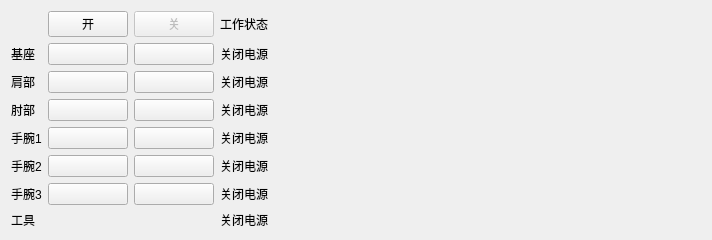
        <widget class="QWidget" name="tab_3">
         <attribute name="title">
          <string>初始化机器人</string>
         </attribute>
         <layout class="QHBoxLayout" name="horizontalLayout">
          <item>
           <layout class="QGridLayout" name="gridLayout">
            <item row="0" column="1">
             <widget class="QPushButton" name="robotOpen">
              <property name="minimumSize">
               <size>
                <width>0</width>
                <height>0</height>
               </size>
              </property>
              <property name="text">
               <string>开</string>
              </property>
             </widget>
            </item>
            <item row="0" column="2">
             <widget class="QPushButton" name="robotClose">
              <property name="enabled">
               <bool>false</bool>
              </property>
              <property name="text">
               <string>关</string>
              </property>
             </widget>
            </item>
            <item row="0" column="3">
             <widget class="QLabel" name="label_19">
              <property name="text">
               <string>工作状态</string>
              </property>
             </widget>
            </item>
            <item row="1" column="0">
             <widget class="QLabel" name="label_2">
              <property name="sizePolicy">
               <sizepolicy hsizetype="Preferred" vsizetype="Preferred">
                <horstretch>0</horstretch>
                <verstretch>0</verstretch>
               </sizepolicy>
              </property>
              <property name="text">
               <string>基座</string>
              </property>
             </widget>
            </item>
            <item row="1" column="1">
             <widget class="QPushButton" name="joint0MoveL">
              <property name="sizePolicy">
               <sizepolicy hsizetype="Minimum" vsizetype="Fixed">
                <horstretch>0</horstretch>
                <verstretch>0</verstretch>
               </sizepolicy>
              </property>
              <property name="layoutDirection">
               <enum>Qt::LeftToRight</enum>
              </property>
              <property name="autoFillBackground">
               <bool>false</bool>
              </property>
              <property name="styleSheet">
               <string notr="true">background-image: url(:/pic/icon/Left1.png);
</string>
              </property>
              <property name="text">
               <string/>
              </property>
             </widget>
            </item>
            <item row="1" column="2">
             <widget class="QPushButton" name="joint0MoveR">
              <property name="sizePolicy">
               <sizepolicy hsizetype="Minimum" vsizetype="Fixed">
                <horstretch>0</horstretch>
                <verstretch>0</verstretch>
               </sizepolicy>
              </property>
              <property name="styleSheet">
               <string notr="true">background-image: url(:/pic/icon/Right1.png);</string>
              </property>
              <property name="text">
               <string/>
              </property>
             </widget>
            </item>
            <item row="1" column="3">
             <widget class="QLabel" name="joint0WorkMode">
              <property name="text">
               <string>关闭电源</string>
              </property>
             </widget>
            </item>
            <item row="2" column="0">
             <widget class="QLabel" name="label_13">
              <property name="text">
               <string>肩部</string>
              </property>
             </widget>
            </item>
            <item row="2" column="1">
             <widget class="QPushButton" name="joint1MoveL">
              <property name="layoutDirection">
               <enum>Qt::LeftToRight</enum>
              </property>
              <property name="autoFillBackground">
               <bool>false</bool>
              </property>
              <property name="styleSheet">
               <string notr="true">background-image: url(:/pic/icon/Left1.png);
</string>
              </property>
              <property name="text">
               <string/>
              </property>
             </widget>
            </item>
            <item row="2" column="2">
             <widget class="QPushButton" name="joint1MoveR">
              <property name="styleSheet">
               <string notr="true">background-image: url(:/pic/icon/Right1.png);</string>
              </property>
              <property name="text">
               <string/>
              </property>
             </widget>
            </item>
            <item row="2" column="3">
             <widget class="QLabel" name="joint1WorkMode">
              <property name="text">
               <string>关闭电源</string>
              </property>
             </widget>
            </item>
            <item row="3" column="0">
             <widget class="QLabel" name="label_14">
              <property name="text">
               <string>肘部</string>
              </property>
             </widget>
            </item>
            <item row="3" column="1">
             <widget class="QPushButton" name="joint2MoveL">
              <property name="layoutDirection">
               <enum>Qt::LeftToRight</enum>
              </property>
              <property name="autoFillBackground">
               <bool>false</bool>
              </property>
              <property name="styleSheet">
               <string notr="true">background-image: url(:/pic/icon/Left1.png);
</string>
              </property>
              <property name="text">
               <string/>
              </property>
             </widget>
            </item>
            <item row="3" column="2">
             <widget class="QPushButton" name="joint2MoveR">
              <property name="styleSheet">
               <string notr="true">background-image: url(:/pic/icon/Right1.png);</string>
              </property>
              <property name="text">
               <string/>
              </property>
             </widget>
            </item>
            <item row="3" column="3">
             <widget class="QLabel" name="joint2WorkMode">
              <property name="text">
               <string>关闭电源</string>
              </property>
             </widget>
            </item>
            <item row="4" column="0">
             <widget class="QLabel" name="label_15">
              <property name="text">
               <string>手腕1</string>
              </property>
             </widget>
            </item>
            <item row="4" column="1">
             <widget class="QPushButton" name="joint3MoveL">
              <property name="layoutDirection">
               <enum>Qt::LeftToRight</enum>
              </property>
              <property name="autoFillBackground">
               <bool>false</bool>
              </property>
              <property name="styleSheet">
               <string notr="true">background-image: url(:/pic/icon/Left1.png);
</string>
              </property>
              <property name="text">
               <string/>
              </property>
             </widget>
            </item>
            <item row="4" column="2">
             <widget class="QPushButton" name="joint3MoveR">
              <property name="styleSheet">
               <string notr="true">background-image: url(:/pic/icon/Right1.png);</string>
              </property>
              <property name="text">
               <string/>
              </property>
             </widget>
            </item>
            <item row="4" column="3">
             <widget class="QLabel" name="joint3WorkMode">
              <property name="text">
               <string>关闭电源</string>
              </property>
             </widget>
            </item>
            <item row="5" column="0">
             <widget class="QLabel" name="label_16">
              <property name="text">
               <string>手腕2</string>
              </property>
             </widget>
            </item>
            <item row="5" column="1">
             <widget class="QPushButton" name="joint4MoveL">
              <property name="layoutDirection">
               <enum>Qt::LeftToRight</enum>
              </property>
              <property name="autoFillBackground">
               <bool>false</bool>
              </property>
              <property name="styleSheet">
               <string notr="true">background-image: url(:/pic/icon/Left1.png);
</string>
              </property>
              <property name="text">
               <string/>
              </property>
             </widget>
            </item>
            <item row="5" column="2">
             <widget class="QPushButton" name="joint4MoveR">
              <property name="styleSheet">
               <string notr="true">background-image: url(:/pic/icon/Right1.png);</string>
              </property>
              <property name="text">
               <string/>
              </property>
             </widget>
            </item>
            <item row="5" column="3">
             <widget class="QLabel" name="joint4WorkMode">
              <property name="text">
               <string>关闭电源</string>
              </property>
             </widget>
            </item>
            <item row="6" column="0">
             <widget class="QLabel" name="label_17">
              <property name="text">
               <string>手腕3</string>
              </property>
             </widget>
            </item>
            <item row="6" column="1">
             <widget class="QPushButton" name="joint5MoveL">
              <property name="layoutDirection">
               <enum>Qt::LeftToRight</enum>
              </property>
              <property name="autoFillBackground">
               <bool>false</bool>
              </property>
              <property name="styleSheet">
               <string notr="true">background-image: url(:/pic/icon/Left1.png);
</string>
              </property>
              <property name="text">
               <string/>
              </property>
             </widget>
            </item>
            <item row="6" column="2">
             <widget class="QPushButton" name="joint5MoveR">
              <property name="styleSheet">
               <string notr="true">background-image: url(:/pic/icon/Right1.png);</string>
              </property>
              <property name="text">
               <string/>
              </property>
             </widget>
            </item>
            <item row="6" column="3">
             <widget class="QLabel" name="joint5WorkMode">
              <property name="text">
               <string>关闭电源</string>
              </property>
             </widget>
            </item>
            <item row="7" column="0">
             <widget class="QLabel" name="label_26">
              <property name="sizePolicy">
               <sizepolicy hsizetype="Preferred" vsizetype="Fixed">
                <horstretch>0</horstretch>
                <verstretch>0</verstretch>
               </sizepolicy>
              </property>
              <property name="text">
               <string>工具</string>
              </property>
             </widget>
            </item>
            <item row="7" column="3">
             <widget class="QLabel" name="joint6WorkMode">
              <property name="sizePolicy">
               <sizepolicy hsizetype="Preferred" vsizetype="Fixed">
                <horstretch>0</horstretch>
                <verstretch>0</verstretch>
               </sizepolicy>
              </property>
              <property name="text">
               <string>关闭电源</string>
              </property>
             </widget>
            </item>
           </layout>
          </item>
          <item>
           <spacer name="horizontalSpacer">
            <property name="orientation">
             <enum>Qt::Horizontal</enum>
            </property>
            <property name="sizeHint" stdset="0">
             <size>
              <width>433</width>
              <height>20</height>
             </size>
            </property>
           </spacer>
          </item>
         </layout>
        </widget>
